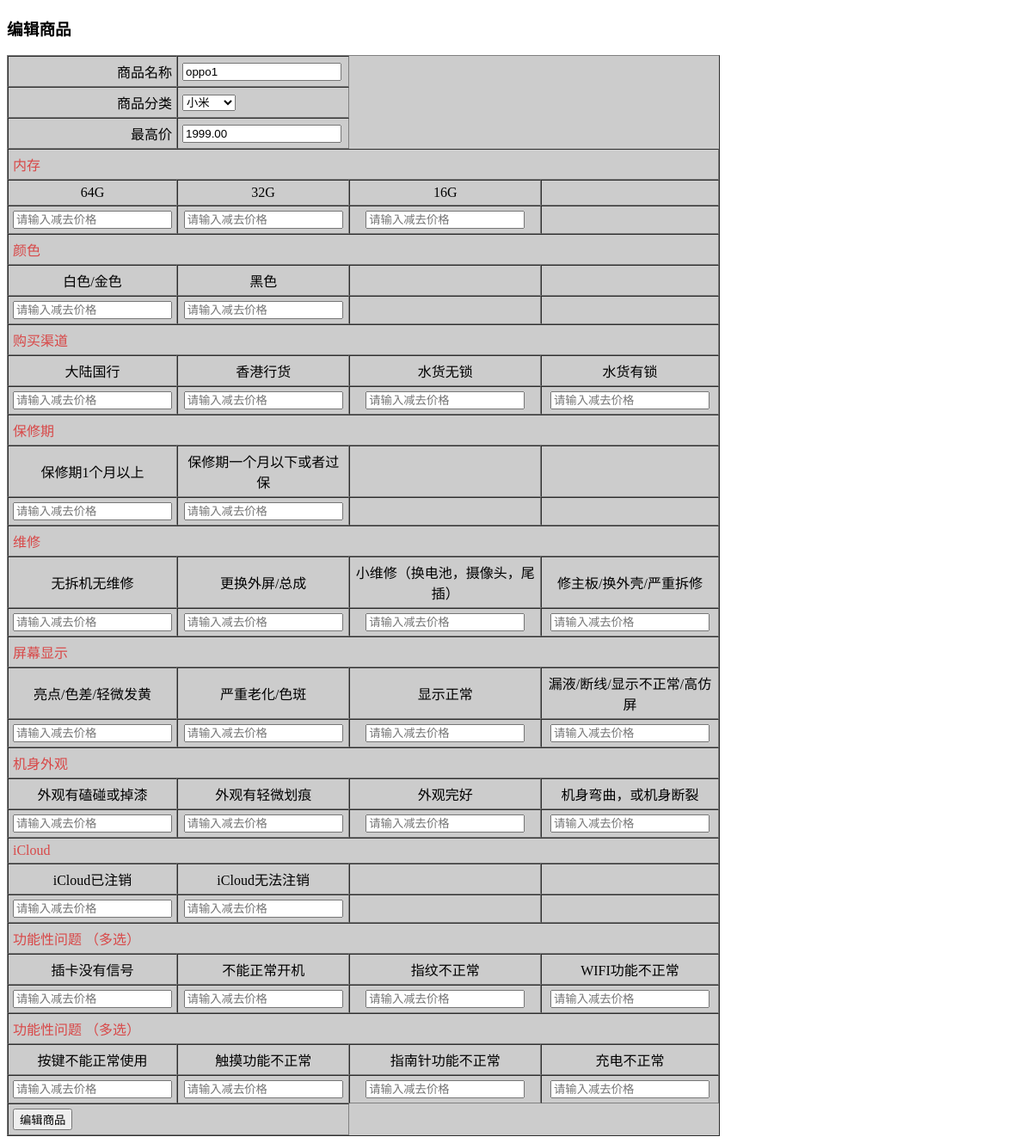
The page /admin/editPro.php?id=1 (signed in) on the database its author committed.
### tables this page shows
CREATE TABLE `imooc_pro` (
  `id` int(10) unsigned NOT NULL AUTO_INCREMENT,
  `pName` varchar(255) NOT NULL,
  `pSn` varchar(50) DEFAULT NULL,
  `pNum` int(10) unsigned DEFAULT '1',
  `mPrice` decimal(10,2) DEFAULT NULL,
  `iPrice` decimal(10,2) NOT NULL,
  `pDesc` text,
  `pubTime` int(10) unsigned NOT NULL,
  `isShow` tinyint(1) DEFAULT '1',
  `isHot` tinyint(1) DEFAULT '0',
  `cId` smallint(5) unsigned NOT NULL,
  `rank` int(11) DEFAULT NULL COMMENT '排名',
  PRIMARY KEY (`id`),
  UNIQUE KEY `pName` (`pName`),
  UNIQUE KEY `pName_2` (`pName`)
);

CREATE TABLE `imooc_cate` (
  `id` smallint(5) unsigned NOT NULL AUTO_INCREMENT,
  `cName` varchar(50) DEFAULT NULL,
  PRIMARY KEY (`id`),
  UNIQUE KEY `cName` (`cName`)
);

CREATE TABLE `imooc_term` (
  `id` int(11) NOT NULL AUTO_INCREMENT COMMENT '编号',
  `term` varchar(255) DEFAULT NULL COMMENT '回收条件',
  `selection_one` varchar(255) DEFAULT NULL COMMENT '选型一',
  `selection_two` varchar(255) DEFAULT NULL COMMENT '选型二',
  `selection_three` varchar(255) DEFAULT NULL COMMENT '选型三',
  `selection_four` varchar(255) DEFAULT NULL COMMENT '选型四',
  `selection_five` varchar(255) DEFAULT NULL,
  `selection_six` varchar(255) DEFAULT NULL,
  `ismore` int(255) NOT NULL COMMENT ' 是否多选',
  PRIMARY KEY (`id`)
);

### core/pro.inc.php (called while the page is built, shortened)
<?php
function getProById($id){
		$sql="select p.id,p.pName,p.pSn,p.pNum,p.mPrice,p.iPrice,p.pDesc,p.pubTime,p.isShow,p.isHot,c.cName,p.cId from imooc_pro as p join imooc_cate c on p.cId=c.id where p.id={$id}";
		$row=fetchOne($sql);
		return $row;
}

### lib/mysql.func.php (called while the page is built, shortened)
<?php
function fetchOne($sql,$result_type=MYSQL_ASSOC){
	$result=mysql_query($sql);
	$row=mysql_fetch_array($result,$result_type);
	return $row;
}
function fetchAll($sql,$result_type=MYSQL_ASSOC){
	$result=mysql_query($sql);
	while(@$row=mysql_fetch_array($result,$result_type)){
		$rows[]=$row;
	}
	return $rows;
}

### core/cate.inc.php (called while the page is built, shortened)
<?php
function getAllCate(){
	$sql="select id,cName from imooc_cate";
	$rows=fetchAll($sql);
	return $rows;
}

### admin/editPro.php (the view, shortened to what this page needs)
<?php
$rows=getAllCate();
$id=$_REQUEST['id'];
$proInfo=getProById($id);
$sql="select * from imooc_term order by id asc";
$rows_term=fetchAll($sql);
$sql_config="select * from imooc_config where p_id={$id} order by term_id asc";
$configInfo=fetchAll($sql_config);
?>
<!doctype html>
<html>
<head>
<link href="./styles/global.css"  rel="stylesheet"  type="text/css" media="all" />
</head>
<body>
<h3>编辑商品</h3>
<form action="doAdminAction.php?act=editPro&id=<?php echo $id;?>" method="post" enctype="multipart/form-data">
<table width="70%"  border="1" cellpadding="5" cellspacing="0" bgcolor="#cccccc">
	<tr>
		<td align="right">商品名称</td>
		<td><input type="text" name="pName"  value="<?php echo $proInfo['pName'];?>"/></td>
	</tr>
	<tr>
		<td align="right">商品分类</td>
		<td>
		<select name="cId">
			<?php foreach($rows as $row):?>
				<option value="<?php echo $row['id'];?>" <?php echo $row['id']==$proInfo['cId']?"selected='selected'":null;?>><?php echo $row['cName'];?></option>
			<?php endforeach;?>
		</select>
		</td>
	</tr>
	<tr>
		<td align="right">最高价</td>
		<td><input type="text" name="iPrice"  value="<?php echo $proInfo['iPrice'];?>"/></td>
	</tr>
	<?php  $i=0;foreach($rows_term as $row):?>
	<tr>
		<td colspan="4" style="color:rgb(216, 72, 72)"><?php echo $row['term']?></td>
	</tr>
	<tr rowspan="1">
		<td align="center" colspan="1"><?php echo $row['selection_one']?></td>
		<td align="center" colspan="1"><?php echo $row['selection_two']?></td>
		<td align="center" colspan="1"><?php echo $row['selection_three']?></td>
		<td align="center" colspan="1"><?php echo $row['selection_four']?></td>
	</tr>
	<tr rowspan="1">
		<td align="center" colspan="1"><input type="text" name="<?php echo $row['id'].'_1'?>" placeholder="请输入减去价格" value="<?php  echo $configInfo[$i]['selection_one']; ?>"/></td>
		<td align="center" colspan="1"><input type="text" name="<?php echo $row['id'].'_2'?>" placeholder="请输入减去价格" value="<?php  echo $configInfo[$i]['selection_two']; ?>"/></td>
		<td align="center" colspan="1">
			<?php if(!empty($row['selection_three'])):?>
			<input type="text" name="<?php echo $row['id'].'_3'?>" placeholder="请输入减去价格" value="<?php  echo $configInfo[$i]['selection_three']; ?>"/>
			<?php endif?>
		</td>
		<td align="center" colspan="1">
			<?php if(!empty($row['selection_four'])):?>
			<input type="text" name="<?php echo $row['id'].'_4'?>" placeholder="请输入减去价格" value="<?php  echo $configInfo[$i]['selection_four']; ?>"/>
			<?php endif?>
		</td>
	</tr>
	<?php $i++;endforeach?>
	<tr>
		<td colspan="2"><input type="submit"  value="编辑商品"/></td>
	</tr>
</table>
</form>
</body>
</html>

### rows shown on the page
imooc_pro: pName "oppo1", cId "小米", iPrice "1999.00"
imooc_term: term "内存", selection_one "64G", selection_two "32G", selection_three "16G"
imooc_term: term "颜色", selection_one "白色/金色", selection_two "黑色"
imooc_term: term "购买渠道", selection_one "大陆国行", selection_two "香港行货", selection_three "水货无锁", selection_four "水货有锁"
imooc_term: term "保修期", selection_one "保修期1个月以上", selection_two "保修期一个月以下或者过保"
imooc_term: term "维修", selection_one "无拆机无维修", selection_two "更换外屏/总成", selection_three "小维修（换电池，摄像头，尾插）", selection_four "修主板/换外壳/严重拆修"
imooc_term: term "屏幕显示", selection_one "亮点/色差/轻微发黄", selection_two "严重老化/色斑", selection_three "显示正常", selection_four "漏液/断线/显示不正常/高仿屏"
imooc_term: term "机身外观", selection_one "外观有磕碰或掉漆", selection_two "外观有轻微划痕", selection_three "外观完好", selection_four "机身弯曲，或机身断裂"
imooc_term: term "iCloud", selection_one "iCloud已注销", selection_two "iCloud无法注销"
imooc_term: term "功能性问题 （多选）", selection_one "插卡没有信号", selection_two "不能正常开机", selection_three "指纹不正常", selection_four "WIFI功能不正常"
imooc_term: term "功能性问题 （多选）", selection_one "按键不能正常使用", selection_two "触摸功能不正常", selection_three "指南针功能不正常", selection_four "充电不正常"
